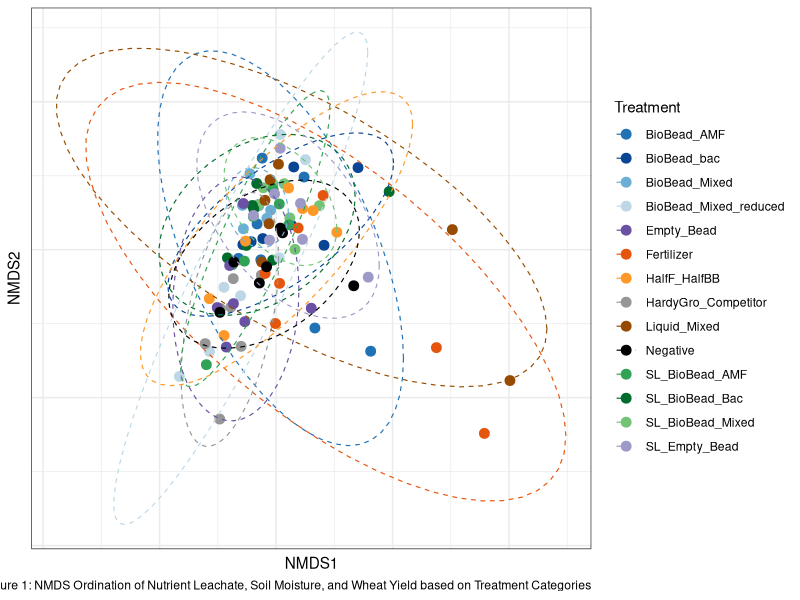
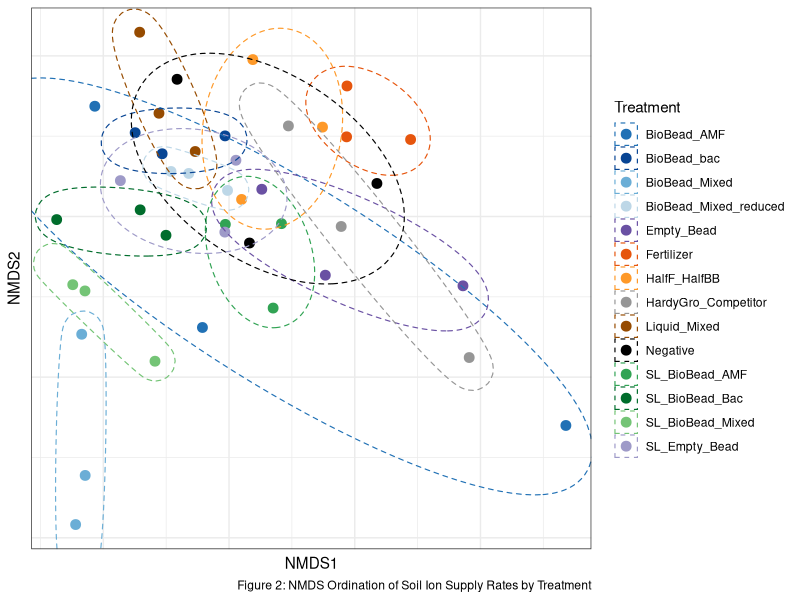
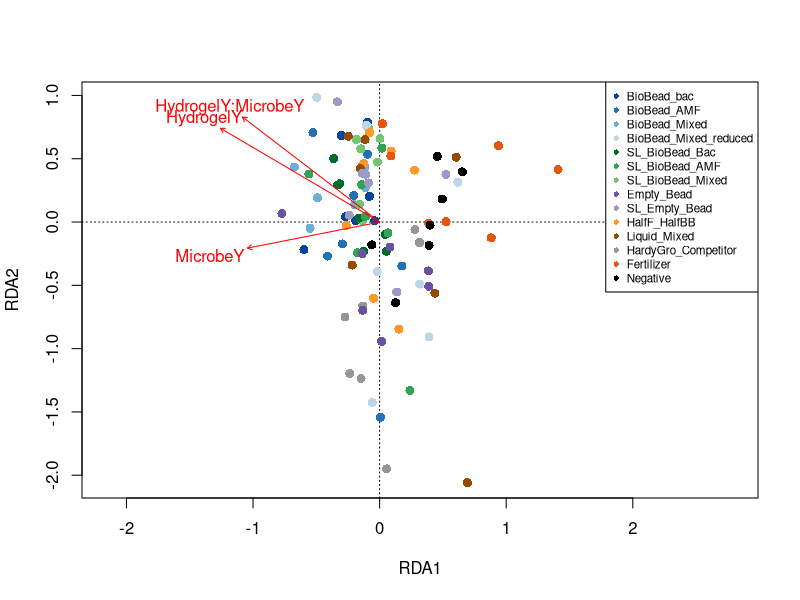

Write R code to recreate these figures, in order.
## ---- chunk 1
# load in data
library(vegan)
data <- read.csv("2025greenhousemaster.csv", header = TRUE, row.names = 1)
ions <- read.csv("ions/PRS_2025.csv", header = TRUE)

# Subset response and explanatory variables
treatments <- data$Treatment_Category
soil_properties <- data[ , !colnames(data) %in% "Treatment_Category"]
soil_properties_rel <- decostand(soil_properties, method = "max") ## Relativize by column maxima

# create Euclidean distance matrix
data_dist <- vegdist(soil_properties_rel, method = "euclidean")

nmds_result <- metaMDS(soil_properties_rel, 
                       distance = "euclidean", 
                       k = 3, 
                       trymax = 100)
nmds_result$stress

#create data frame
nmds_scores <- as.data.frame(scores(nmds_result, display = "sites"))
nmds_scores$Treatment <- treatments

# color palette 
treatment_colors <- c(
  "BioBead_bac"             = "#084594",  # dark blue
  "BioBead_AMF"             = "#2171b5",  # mid blue
  "BioBead_Mixed"           = "#6baed6",  # light blue
  "BioBead_Mixed_reduced"   = "#bdd7e7",  # very light blue (underdosed)

  "SL_BioBead_Bac"          = "#006d2c",  # dark green
  "SL_BioBead_AMF"          = "#31a354",  # mid green
  "SL_BioBead_Mixed"        = "#74c476",  # light green

  "Empty_Bead"              = "#6a51a3",  # dark purple
  "SL_Empty_Bead"           = "#9e9ac8",  # light purple

  "HalfF_HalfBB"            = "#fe9929",  # orange (bridge between BB and fert)
  "Liquid_Mixed"            = "#964B00",  # brown
  "HardyGro_Competitor"     = "#969696",  # gray

  "Fertilizer"              = "#e6550d",  # red-orange (positive control)
  "Negative"                = "#000000"   # black (negative control)
)

#plot
library(ggplot2)
p1 <- ggplot(nmds_scores, aes(x = NMDS1, y = NMDS2, color = Treatment)) +
  geom_point(size = 3) +
  scale_color_manual(values = treatment_colors) +
  stat_ellipse(aes(group = Treatment), level = 0.95, linetype = "dashed", linewidth = 0.4) +  # potentially correct to ggforce (below), this assumes normal dist
  theme_bw() +
  theme(axis.ticks = element_blank(),
        axis.text = element_blank()) +
  labs(x = "NMDS1", y = "NMDS2",
       caption = "Figure 1: NMDS Ordination of Nutrient Leachate, Soil Moisture, and Wheat Yield based on Treatment Categories")

p1
## ---- chunk 2
# Load data
ions <- read.csv("ions/PRS_2025.csv", header = TRUE)

# Subset
ions_treatments <- ions$Treatment_Category
ions_properties <- ions[ , !colnames(ions) %in% c("Notes", "Treatment_Category")]

ions_rel <- decostand(ions_properties, method = "max") # Relativize by column maxima 

# NMDS
nmds_ions <- metaMDS(ions_rel,
                     distance = "euclidean",
                     k = 3,
                     trymax = 100)
nmds_ions$stress

# Build scores data frame
nmds_ions_scores <- as.data.frame(scores(nmds_ions, display = "sites"))
nmds_ions_scores$Treatment <- ions_treatments

library(ggforce)
p2 <- ggplot(nmds_ions_scores, aes(x = NMDS1, y = NMDS2, color = Treatment)) +
  geom_point(size = 3) +
  scale_color_manual(values = treatment_colors) +
  ggforce::geom_mark_ellipse(aes(group = Treatment), linetype = "dashed", linewidth = 0.4) +
  theme_bw() +
  theme(axis.ticks = element_blank(),
        axis.text = element_blank()) +
  labs(x = "NMDS1", y = "NMDS2",
       caption = "Figure 2: NMDS Ordination of Soil Ion Supply Rates by Treatment")
p2
## ---- chunk 3


# Filter to 3 treatments
soil_sub <- soil_properties_rel[treatments %in% c("BioBead_Mixed", "Liquid_Mixed", "Empty_Bead"), ]
treatments_sub <- treatments[treatments %in% c("BioBead_Mixed", "Liquid_Mixed", "Empty_Bead")]

# Recompute distance matrix on subset
dist_sub <- vegdist(soil_sub, method = "euclidean")

# PERMANOVA
gel_permanova_result <- adonis2(dist_sub ~ treatments_sub, 
                                permutations = 9999)
gel_permanova_result

## ---- chunk 4
data_gel2factor <- read.csv("2025greenhousemaster_gel2factor.csv", header = TRUE, row.names = 1)

# Subset 
soil_properties <- data_gel2factor[ , !colnames(data_gel2factor) %in% c("Treatment_Category", "Hydrogel", "Microbe")]

# Relativize/redo distance matrix
soil_properties_rel <- decostand(soil_properties, method = "max")
gel2factor_dist <- vegdist(soil_properties_rel, method = "euclidean")

gel_permanova_2way <- adonis2(
  gel2factor_dist ~ Hydrogel * Microbe,
  data = data_gel2factor,
  permutations = 9999,
  by = "term"
)
gel_permanova_2way
## ---- chunk 5
gel_rda <- rda(
  soil_properties_rel ~ Hydrogel * Microbe,
  data = data_gel2factor,
  scale = FALSE  
)

summary(gel_rda)

# Significance test of the full model
anova(gel_rda, permutations = 9999)

anova(gel_rda, by = "term", permutations = 9999)

# Plot
plot(gel_rda, type = "n")
points(gel_rda, display = "sites", 
       col = treatment_colors[data_gel2factor$Treatment_Category], 
       pch = 16, cex = 1.2)
text(gel_rda, display = "bp", col = "red")  # arrows for explanatory variables
legend("topright", legend = names(treatment_colors), 
       col = treatment_colors, pch = 16, cex = 0.7)
